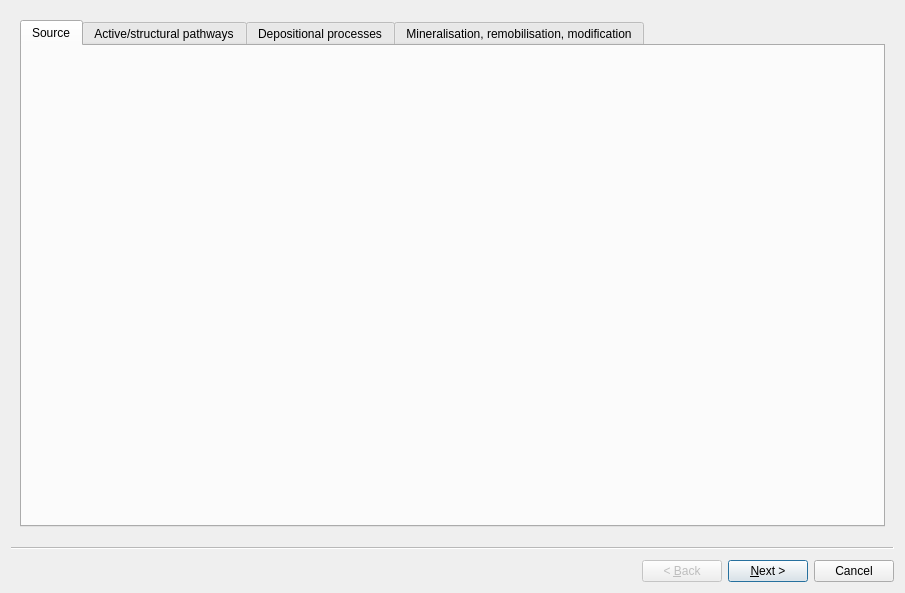
<?xml version="1.0" encoding="UTF-8"?>
<ui version="4.0">
 <class>Wizard</class>
 <widget class="QWizard" name="Wizard">
  <property name="geometry">
   <rect>
    <x>0</x>
    <y>0</y>
    <width>905</width>
    <height>593</height>
   </rect>
  </property>
  <property name="windowTitle">
   <string>Wizard</string>
  </property>
  <property name="modal">
   <bool>false</bool>
  </property>
  <widget class="QWizardPage" name="wizardPage1">
   <layout class="QHBoxLayout" name="horizontalLayout">
    <item>
     <layout class="QHBoxLayout" name="horizontalLayout_4">
      <item>
       <widget class="QTabWidget" name="tabWidget">
        <property name="styleSheet">
         <string notr="true"/>
        </property>
        <property name="currentIndex">
         <number>0</number>
        </property>
        <widget class="QWidget" name="source_tab">
         <attribute name="title">
          <string>Source</string>
         </attribute>
        </widget>
        <widget class="QWidget" name="pathway_tab">
         <attribute name="title">
          <string>Active/structural pathways</string>
         </attribute>
        </widget>
        <widget class="QWidget" name="depositional_tab">
         <attribute name="title">
          <string>Depositional processes</string>
         </attribute>
        </widget>
        <widget class="QWidget" name="mineralisation_tab">
         <attribute name="title">
          <string>Mineralisation, remobilisation, modification</string>
         </attribute>
        </widget>
       </widget>
      </item>
     </layout>
    </item>
   </layout>
  </widget>
  <widget class="QWizardPage" name="wizardPage2">
   <widget class="QWidget" name="layoutWidget_4">
    <property name="geometry">
     <rect>
      <x>10</x>
      <y>300</y>
      <width>258</width>
      <height>152</height>
     </rect>
    </property>
    <layout class="QVBoxLayout" name="verticalLayout_2">
     <item>
      <widget class="QLabel" name="label_9">
       <property name="font">
        <font>
         <pointsize>16</pointsize>
        </font>
       </property>
       <property name="text">
        <string>Process proxy</string>
       </property>
      </widget>
     </item>
     <item>
      <layout class="QFormLayout" name="formLayout">
       <item row="0" column="0">
        <widget class="QLabel" name="label_3">
         <property name="text">
          <string>Generate binary raster</string>
         </property>
        </widget>
       </item>
       <item row="0" column="1">
        <widget class="QPushButton" name="binary_raster_btn">
         <property name="text">
          <string>Process</string>
         </property>
        </widget>
       </item>
       <item row="1" column="0">
        <widget class="QLabel" name="label_4">
         <property name="text">
          <string>Generate distance raster</string>
         </property>
        </widget>
       </item>
       <item row="1" column="1">
        <widget class="QPushButton" name="distance_raster_btn">
         <property name="text">
          <string>Process</string>
         </property>
        </widget>
       </item>
       <item row="2" column="0">
        <widget class="QLabel" name="label_6">
         <property name="text">
          <string>Interpolate (IDW)</string>
         </property>
        </widget>
       </item>
       <item row="2" column="1">
        <widget class="QPushButton" name="idw_btn">
         <property name="text">
          <string>Process</string>
         </property>
        </widget>
       </item>
       <item row="3" column="0">
        <widget class="QLabel" name="label_7">
         <property name="text">
          <string>Interpolate (kriging)</string>
         </property>
        </widget>
       </item>
       <item row="3" column="1">
        <widget class="QPushButton" name="kriging_btn">
         <property name="text">
          <string>Process</string>
         </property>
        </widget>
       </item>
      </layout>
     </item>
    </layout>
   </widget>
   <widget class="QLabel" name="label_12">
    <property name="geometry">
     <rect>
      <x>350</x>
      <y>30</y>
      <width>141</width>
      <height>24</height>
     </rect>
    </property>
    <property name="font">
     <font>
      <pointsize>16</pointsize>
     </font>
    </property>
    <property name="text">
     <string>Quick explore</string>
    </property>
   </widget>
   <widget class="QPushButton" name="compute_and_plot_btn">
    <property name="geometry">
     <rect>
      <x>750</x>
      <y>130</y>
      <width>131</width>
      <height>25</height>
     </rect>
    </property>
    <property name="text">
     <string>Compute and plot</string>
    </property>
   </widget>
   <widget class="Line" name="line">
    <property name="geometry">
     <rect>
      <x>0</x>
      <y>260</y>
      <width>311</width>
      <height>20</height>
     </rect>
    </property>
    <property name="orientation">
     <enum>Qt::Horizontal</enum>
    </property>
   </widget>
   <widget class="Line" name="line_2">
    <property name="geometry">
     <rect>
      <x>320</x>
      <y>20</y>
      <width>20</width>
      <height>511</height>
     </rect>
    </property>
    <property name="orientation">
     <enum>Qt::Vertical</enum>
    </property>
   </widget>
   <widget class="QFrame" name="plot_widget">
    <property name="geometry">
     <rect>
      <x>350</x>
      <y>210</y>
      <width>531</width>
      <height>311</height>
     </rect>
    </property>
    <property name="frameShape">
     <enum>QFrame::StyledPanel</enum>
    </property>
    <property name="frameShadow">
     <enum>QFrame::Raised</enum>
    </property>
   </widget>
   <widget class="QPushButton" name="open_explore_btn">
    <property name="geometry">
     <rect>
      <x>760</x>
      <y>170</y>
      <width>111</width>
      <height>25</height>
     </rect>
    </property>
    <property name="text">
     <string>Open explore</string>
    </property>
   </widget>
   <widget class="QLabel" name="label_8">
    <property name="geometry">
     <rect>
      <x>10</x>
      <y>30</y>
      <width>124</width>
      <height>24</height>
     </rect>
    </property>
    <property name="font">
     <font>
      <pointsize>16</pointsize>
     </font>
    </property>
    <property name="text">
     <string>Prepare data</string>
    </property>
   </widget>
   <widget class="QWidget" name="">
    <property name="geometry">
     <rect>
      <x>10</x>
      <y>60</y>
      <width>298</width>
      <height>182</height>
     </rect>
    </property>
    <layout class="QFormLayout" name="formLayout_3">
     <item row="0" column="0">
      <widget class="QLabel" name="label">
       <property name="text">
        <string>Input data</string>
       </property>
      </widget>
     </item>
     <item row="0" column="1">
      <widget class="QgsMapLayerComboBox" name="layer_selection"/>
     </item>
     <item row="1" column="0">
      <widget class="QLabel" name="label_2">
       <property name="text">
        <string>Attribute</string>
       </property>
      </widget>
     </item>
     <item row="1" column="1">
      <widget class="QgsFieldComboBox" name="attribute_selection"/>
     </item>
     <item row="2" column="0">
      <widget class="QLabel" name="label_5">
       <property name="text">
        <string>Selection</string>
       </property>
      </widget>
     </item>
     <item row="2" column="1">
      <widget class="QgsFieldExpressionWidget" name="field_expression"/>
     </item>
     <item row="4" column="1">
      <widget class="QgsFileWidget" name="output_file"/>
     </item>
     <item row="4" column="0">
      <widget class="QLabel" name="label_11">
       <property name="text">
        <string>Output file</string>
       </property>
      </widget>
     </item>
     <item row="5" column="1">
      <widget class="QPushButton" name="create_file_btn">
       <property name="text">
        <string>Create new file from selection</string>
       </property>
      </widget>
     </item>
     <item row="3" column="1">
      <widget class="QPushButton" name="select_data_btn">
       <property name="text">
        <string>Select data</string>
       </property>
      </widget>
     </item>
    </layout>
   </widget>
   <widget class="QWidget" name="">
    <property name="geometry">
     <rect>
      <x>350</x>
      <y>100</y>
      <width>131</width>
      <height>90</height>
     </rect>
    </property>
    <layout class="QFormLayout" name="formLayout_2">
     <item row="0" column="0">
      <widget class="QLabel" name="label_10">
       <property name="text">
        <string>Mean</string>
       </property>
      </widget>
     </item>
     <item row="0" column="1">
      <widget class="QLabel" name="mean_output">
       <property name="text">
        <string>-</string>
       </property>
      </widget>
     </item>
     <item row="1" column="0">
      <widget class="QLabel" name="label_25">
       <property name="text">
        <string>Median</string>
       </property>
      </widget>
     </item>
     <item row="1" column="1">
      <widget class="QLabel" name="median_output">
       <property name="text">
        <string>-</string>
       </property>
      </widget>
     </item>
     <item row="2" column="0">
      <widget class="QLabel" name="label_14">
       <property name="text">
        <string>Min</string>
       </property>
      </widget>
     </item>
     <item row="2" column="1">
      <widget class="QLabel" name="min_output">
       <property name="text">
        <string>-</string>
       </property>
      </widget>
     </item>
     <item row="3" column="0">
      <widget class="QLabel" name="label_15">
       <property name="text">
        <string>Max</string>
       </property>
      </widget>
     </item>
     <item row="3" column="1">
      <widget class="QLabel" name="max_output">
       <property name="text">
        <string>-</string>
       </property>
      </widget>
     </item>
    </layout>
   </widget>
   <widget class="QWidget" name="">
    <property name="geometry">
     <rect>
      <x>500</x>
      <y>60</y>
      <width>241</width>
      <height>134</height>
     </rect>
    </property>
    <layout class="QFormLayout" name="formLayout_4">
     <item row="0" column="0">
      <widget class="QLabel" name="label_18">
       <property name="text">
        <string>Standard deviation</string>
       </property>
      </widget>
     </item>
     <item row="0" column="1">
      <widget class="QLabel" name="standard_deviation_output">
       <property name="text">
        <string>-</string>
       </property>
      </widget>
     </item>
     <item row="1" column="0">
      <widget class="QLabel" name="label_19">
       <property name="text">
        <string>Relative std. deviation</string>
       </property>
      </widget>
     </item>
     <item row="1" column="1">
      <widget class="QLabel" name="relative_standard_deviation_output">
       <property name="text">
        <string>-</string>
       </property>
      </widget>
     </item>
     <item row="2" column="0">
      <widget class="QLabel" name="label_22">
       <property name="text">
        <string>Skew</string>
       </property>
      </widget>
     </item>
     <item row="2" column="1">
      <widget class="QLabel" name="skew_output">
       <property name="text">
        <string>-</string>
       </property>
      </widget>
     </item>
     <item row="3" column="0">
      <widget class="QLabel" name="labelx">
       <property name="text">
        <string>25% quantile</string>
       </property>
      </widget>
     </item>
     <item row="3" column="1">
      <widget class="QLabel" name="quantile_25_output">
       <property name="text">
        <string>-</string>
       </property>
      </widget>
     </item>
     <item row="4" column="0">
      <widget class="QLabel" name="labelxx">
       <property name="text">
        <string>50% quantile</string>
       </property>
      </widget>
     </item>
     <item row="5" column="0">
      <widget class="QLabel" name="labelxxx">
       <property name="text">
        <string>75% quantile</string>
       </property>
      </widget>
     </item>
     <item row="4" column="1">
      <widget class="QLabel" name="quantile_50_output">
       <property name="text">
        <string>-</string>
       </property>
      </widget>
     </item>
     <item row="5" column="1">
      <widget class="QLabel" name="quantile_75_output">
       <property name="text">
        <string>-</string>
       </property>
      </widget>
     </item>
    </layout>
   </widget>
  </widget>
 </widget>
 <customwidgets>
  <customwidget>
   <class>QgsFieldComboBox</class>
   <extends>QComboBox</extends>
   <header>qgsfieldcombobox.h</header>
  </customwidget>
  <customwidget>
   <class>QgsFieldExpressionWidget</class>
   <extends>QWidget</extends>
   <header>qgsfieldexpressionwidget.h</header>
  </customwidget>
  <customwidget>
   <class>QgsFileWidget</class>
   <extends>QWidget</extends>
   <header>qgsfilewidget.h</header>
  </customwidget>
  <customwidget>
   <class>QgsMapLayerComboBox</class>
   <extends>QComboBox</extends>
   <header>qgsmaplayercombobox.h</header>
  </customwidget>
 </customwidgets>
 <resources/>
 <connections/>
</ui>
